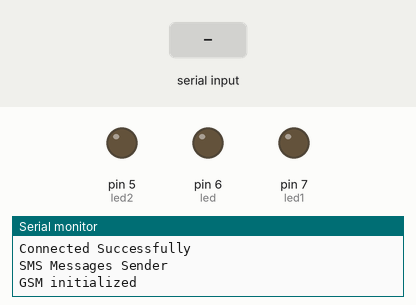
This sketch was run on a simulated Arduino Uno, built with avr-gcc and run on an emulated ATmega328P. Shown: output pins drawn as LEDs (lit = HIGH), the last lines printed to the serial monitor. The test bench sets the inputs (shaded band).

Above: at 3.2 s.
3.3 s: "d" received over Serial
At 4.6 s:
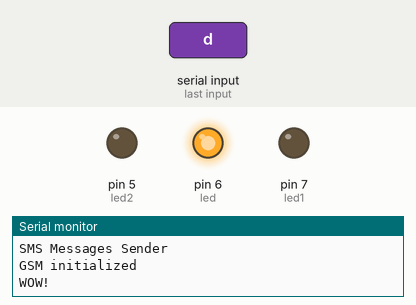
5.8 s: "c" received over Serial
At 7.7 s:
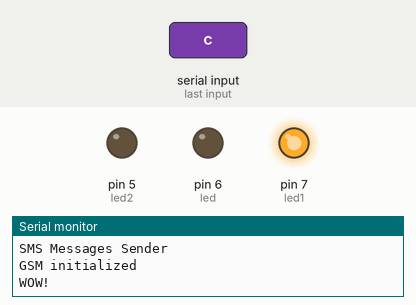
8.3 s: "r" received over Serial
At 9.6 s:
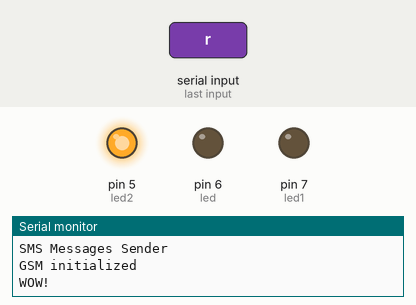
Timing chart, 0 to 11.3 s (numbered marks = the images above; inputs shaded):
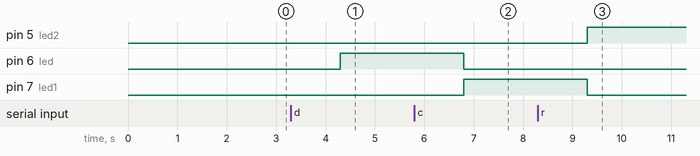

The sketch:

A_mute_smart_ward.ino
```cpp
#include <GSM.h>

#define PINNUMBER ""
const int led = 6;
const int led1 = 7;
const int led2 = 5;


// initialize the library instance
GSM gsmAccess;
GSM_SMS sms;
int receivedData = 0;

void setup()
{

  pinMode(led, OUTPUT);
  pinMode(led1, OUTPUT);
  pinMode(led2, OUTPUT);
  digitalWrite (led, LOW);
  digitalWrite (led1, LOW);
  digitalWrite (led2, LOW);
  Serial.begin(9600);
   while (!Serial) {
    ; // wait for serial port to connect. Needed for native USB port only
  }
  Serial.println("Connected Successfully");
  Serial.println("SMS Messages Sender");
  boolean notConnected = true;

  // Start GSM shield
  // If your SIM has PIN, pass it as a parameter of begin() in quotes
  while (notConnected) {
    if (gsmAccess.begin(PINNUMBER) == GSM_READY) {
      notConnected = false;
    } else {
      Serial.println("Not connected");

    }
  }

  Serial.println("GSM initialized");
}


void loop(){
  receivedData = Serial.read();
  if (receivedData == 'd')

  {
    sms.beginSMS("0785182823");
    sms.print("Hey Doctor I am testing!");
    sms.endSMS();
    Serial.println("\nWOW!\n");
    digitalWrite (led, HIGH);
    digitalWrite (led1, LOW);
    digitalWrite (led2, LOW);
  }
  else if (receivedData == 'c')
  {
    sms.beginSMS("0781789636");
    sms.print("Hey My Cleaner,  I am testing!");
    sms.endSMS();
    digitalWrite (led, LOW);
    digitalWrite (led1, HIGH);
    digitalWrite (led2, LOW);
  }
  else if (receivedData == 'r')
  {
     sms.beginSMS("0787012307");
     sms.print("Hey lovly Restaurent, I am testing!");
     sms.endSMS();
    digitalWrite (led, LOW);
    digitalWrite (led1, LOW);
    digitalWrite (led2, HIGH);
  }
}
```

Measured:
- after the input at 3.3 s, pin 6 (led): LOW → HIGH after 1.0 s
- after the input at 5.8 s, pin 6 (led): HIGH → LOW after 1.0 s; pin 7 (led1): LOW → HIGH after 1.0 s
- after the input at 8.3 s, pin 5 (led2): LOW → HIGH after 1.0 s; pin 7 (led1): HIGH → LOW after 1.0 s
